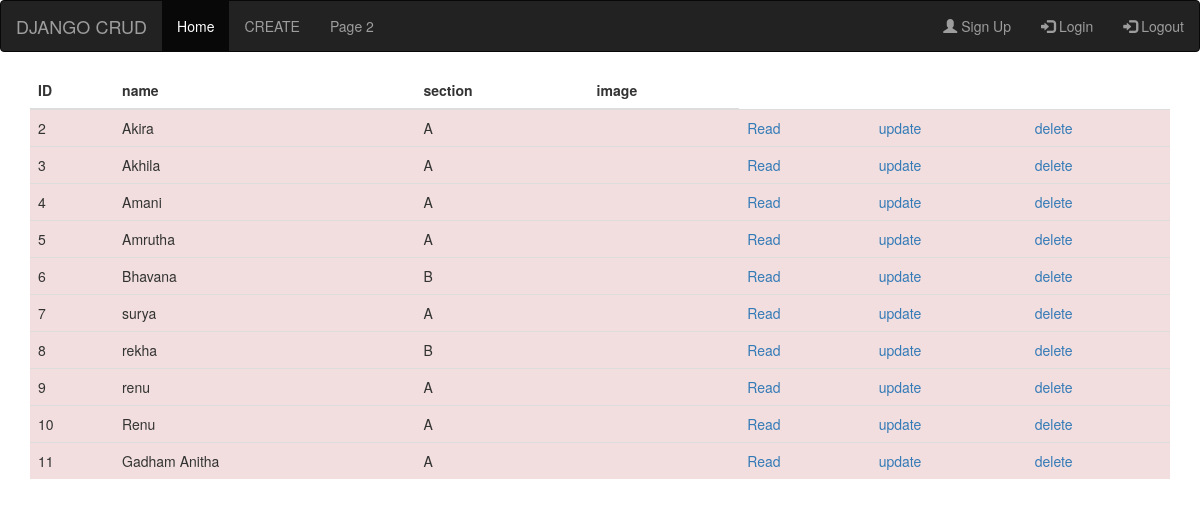
The app's page /app/home/ with its own data.
### app/models.py (models this page shows)
class Stu(models.Model):
	name=models.CharField(max_length=200)
	section=models.CharField(max_length=200)
	img=models.ImageField(blank=True, upload_to="images/")

### app/views.py (the view)
# urls.py: path('home/',views.home,name="home") ,
def home(request):
	data=Stu.objects.all()
	context={"data":data}
	return render(request,"home.html",context)

### templates/home.html (shortened to what this page needs)
{% extends "base.html" %}
  {% block content %}
  <div class="container">
  <table class="table">
    <thead>
      <tr>
        <th>ID</th>
        <th>name</th>
        <th>section</th>
        <th>image</th>
       </tr>
     </thead>
    <tbody>
      {% for i in data %}
      <tr class="danger">
        <td>{{i.id}}</td>
        <td>{{i.name}}</td>
        <td>{{i.section}}</td>
        <td>{{i.images}}</td>
        <td><a href="{% url 'read' i.id %}">Read</a></td>
        <td><a href="{% url 'update' i.id %}">update</a></td>
        <td><a href="{% url 'delete' i.id %}">delete</a></td>
      </tr>
      {% endfor %}
    </tbody>
  </table>
</div>
{% endblock content %}

### templates/base.html (shortened to what this page needs)
{% load static %}
<!DOCTYPE html>
<html lang="en">
<head>
  <link rel="stylesheet" href="https://maxcdn.bootstrapcdn.com/bootstrap/3.4.1/css/bootstrap.min.css">
  <link rel="stylesheet" type="text/css" href="{% static 'css/home.css' %}">
</head>
<body>
	<nav class="navbar navbar-inverse">
	  <div class="container-fluid">
	    <div class="navbar-header">
	      <a class="navbar-brand" href="#">DJANGO CRUD</a>
	    </div>
	    <ul class="nav navbar-nav">
	      <li class="active"><a href="{% url 'home' %}">Home</a></li>
	      <li><a href="{% url 'create' %}">CREATE</a></li>
	      <li><a href="#">Page 2</a></li>
	    </ul>
	    <ul class="nav navbar-nav navbar-right">
	      {% if user.is_authenticated %}
	      <li style='display:none;'><a href="{% url 'create' %}"><span class="glyphicon glyphicon-user"></span> Sign Up</a></li>
	      {% else %}
	      <li><a href="{% url 'create' %}"><span class="glyphicon glyphicon-user"></span> Sign Up</a></li>
	      {% endif %}
	      {% if user.is_authenticated %}
	      	<li><a href="#"><span class="glyphicon glyphicon-log-in"></span> {{ user.get_username }}</a></li>
	      {% else %}
	      	<li><a href="{% url 'login' %}"><span class="glyphicon glyphicon-log-in"></span> Login</a></li>
	      {% endif %}
	      <li><a href="{% url 'logout' %}"><span class="glyphicon glyphicon-log-in"></span> Logout</a></li>
	    </ul>
	  </div>
	</nav>
{% block content %}
{% endblock content %}
</body>
</html>

### records on screen
Stu: id "2", name "Akira", section "A"
Stu: id "3", name "Akhila", section "A"
Stu: id "4", name "Amani", section "A"
Stu: id "5", name "Amrutha", section "A"
Stu: id "6", name "Bhavana", section "B"
Stu: id "7", name "surya", section "A"
Stu: id "8", name "rekha", section "B"
Stu: id "9", name "renu", section "A"
Stu: id "10", name "Renu", section "A"
Stu: id "11", name "Gadham Anitha", section "A"
